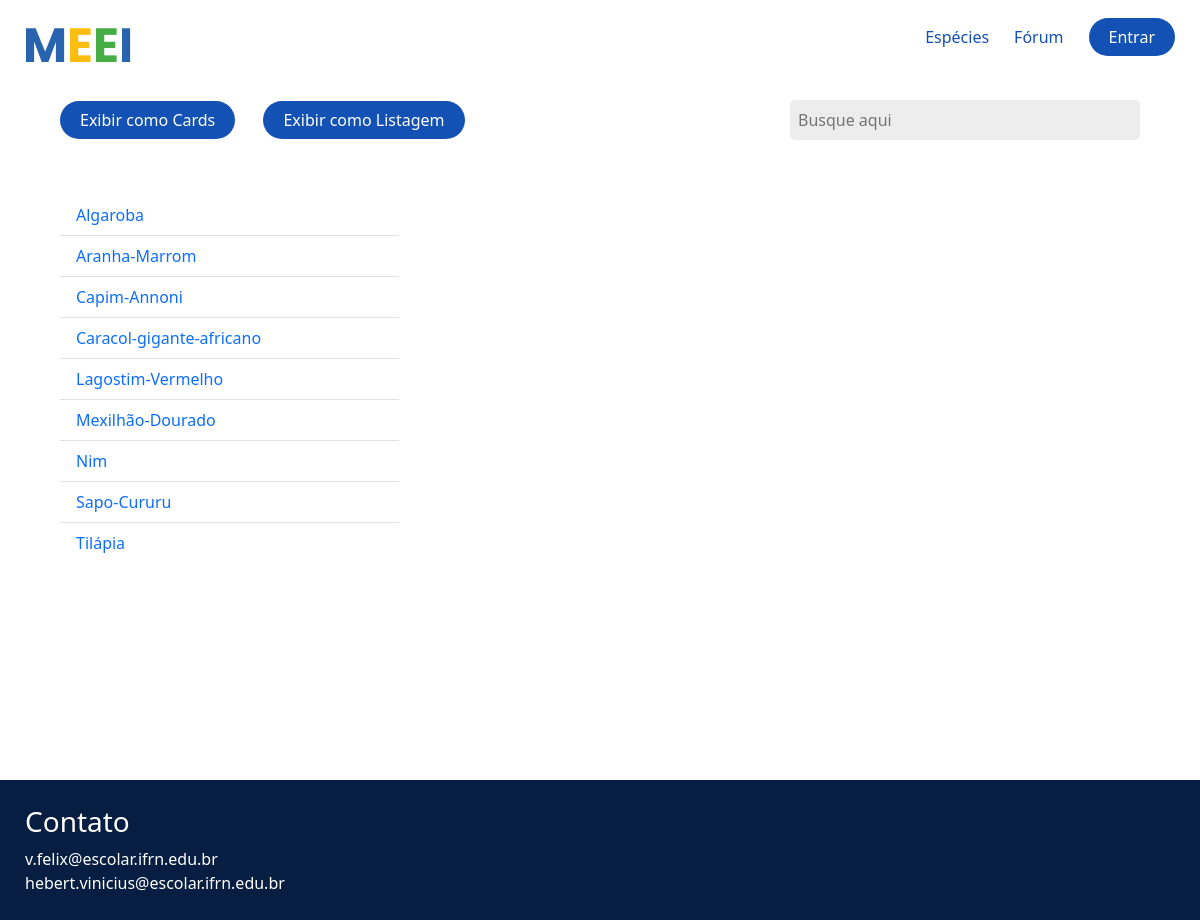
Screenshot of /especies/?display_type=list with the database file from the repository.
### especies/models.py (models this page shows, shortened)
class Especies(models.Model):
    nome_especie = models.CharField(max_length=150)
    imagem = models.ImageField(upload_to='especies/%y/%m/%d')
    introducao = models.TextField()
    origem = models.TextField()
    causa_efeito = models.TextField()
    prevencao = models.TextField()
    DISPLAY_CHOICES = [
        ('cards', 'Cards'),
        ('list', 'Listagem'),
    ]
    display_type = models.CharField(
        max_length=5,
        choices=DISPLAY_CHOICES,
        default='cards',
    )

### especies/views.py (the view)
# urls.py: path('', especies_listagem, name='listagem_especies'),
def especies_listagem(request):
    display_type = request.GET.get('display_type', 'cards')  # Padrão para 'cards' se não estiver definido
    if display_type == 'cards':
        especies = Especies.objects.all().order_by('nome_especie')
        template_name = 'especies/lista_especies.html'
    elif display_type == 'list':
        especies = Especies.objects.all().order_by('nome_especie')
        template_name = 'especies/lista_especies_nomes.html'  # Altere para o nome correto do template de listagem
    else:
        especies = Especies.objects.all().order_by('nome_especie')
        template_name = 'especies/lista_especies.html'
    context = {
        'especies': especies,
        'display_type': display_type,
    }
    return render(request, 'especies/lista_especies.html', context)

### especies/templates/especies/lista_especies.html (shortened to what this page needs)
{% extends "global/base.html" %}
{% load static %}
{% block content %}
<div class="search-container gap-4 d-flex justify-content-between align-items-center">
  <div class="">
    <a class="lista-telas__entrar text-decoration-none me-4" href="?display_type=cards">Exibir como Cards</a>
    <a class="lista-telas__entrar text-decoration-none " href="?display_type=list">Exibir como Listagem</a>
  </div>
  <div class="">
    <input
    type="text"
    id="searchInput"
    placeholder="Busque aqui"
    oninput="filterContent()"
    />
  </div>
</div>
<section class="conteudo-especies">
  {% if display_type == 'cards' %}
    {% for i in especies %}
      <div class="conteudo-especies__especie searchable">
        <div class="conteudo-especies__especie__texto">
          <div class="d-flex justify-content-between">
            <h3>{{ i.nome_especie }}</h3>
            {% if request.user.is_superuser %}
              <div class="">
                <a href="{% url 'exclusao_especies' i.id %}" class="text-danger text-decoration-none"><i class="ph ph-trash"></i>Deletar</a>
                <a href="{% url 'edicao_especies' i.id  %}" class="text-primary text-decoration-none">Editar</a>
              </div>
            {% endif %}
          </div>
          <p>{{ i.introducao }}</p>
        </div>
        <img src="{{ i.imagem.url }}" alt="">
        <a href="{% url 'detalhe_especies' i.id %}" style="display: block; text-decoration: none;">Saiba mais...</a>
      </div>
    {% empty %}
      <h3>Não há espécies cadastradas no momento</h3>
    {% endfor %}
  {% elif display_type == 'list' %}
    <ul class="list-group list-group-flush">
      {% for i in especies %}
        <li class="list-group-item searchable"><a class="text-decoration-none" href="{% url 'detalhe_especies' i.id %}">{{ i.nome_especie }}</a></li>
      {% endfor %}
    </ul>
  {% endif %}
</section>
{% endblock content %}

### noticias/static/noticias/css/style.css (style rules this page uses)
:root { --blue: #1351b4; --medium-blue: #0c326f; --dark-blue: #071d41; --grey: #ccc; }
* { margin: 0; padding: 0; box-sizing: border-box; }
body { font-family: "Poppins", sans-serif; min-height: 100vh; }
a { text-decoration: none; }
.lista-telas__entrar { color: white; background-color: var(--blue); padding: 8px 20px; border-radius: 25px; }
main > :not(.dados-estatisticos) { padding: 20px 60px; }
.conteudo-especies { display: grid; grid-template-columns: repeat(3, 1fr); place-content: center; gap: 32px; }
.search-container { display: flex; justify-content: flex-end; margin-bottom: 15px; margin-top: 15px; }
#searchInput { width: 350px; }
input, select { border: none; background-color: #ededed; border-radius: 5px; font-family: "Poppins", sans-serif; padding: 8px; }
a { text-decoration: none; color: inherit; }

### rows the page displays
Especies: nome_especie "Algaroba"
Especies: nome_especie "Aranha-Marrom"
Especies: nome_especie "Capim-Annoni"
Especies: nome_especie "Caracol-gigante-africano"
Especies: nome_especie "Lagostim-Vermelho"
Especies: nome_especie "Mexilhão-Dourado"
Especies: nome_especie "Nim"
Especies: nome_especie "Sapo-Cururu"
Especies: nome_especie "Tilápia"
